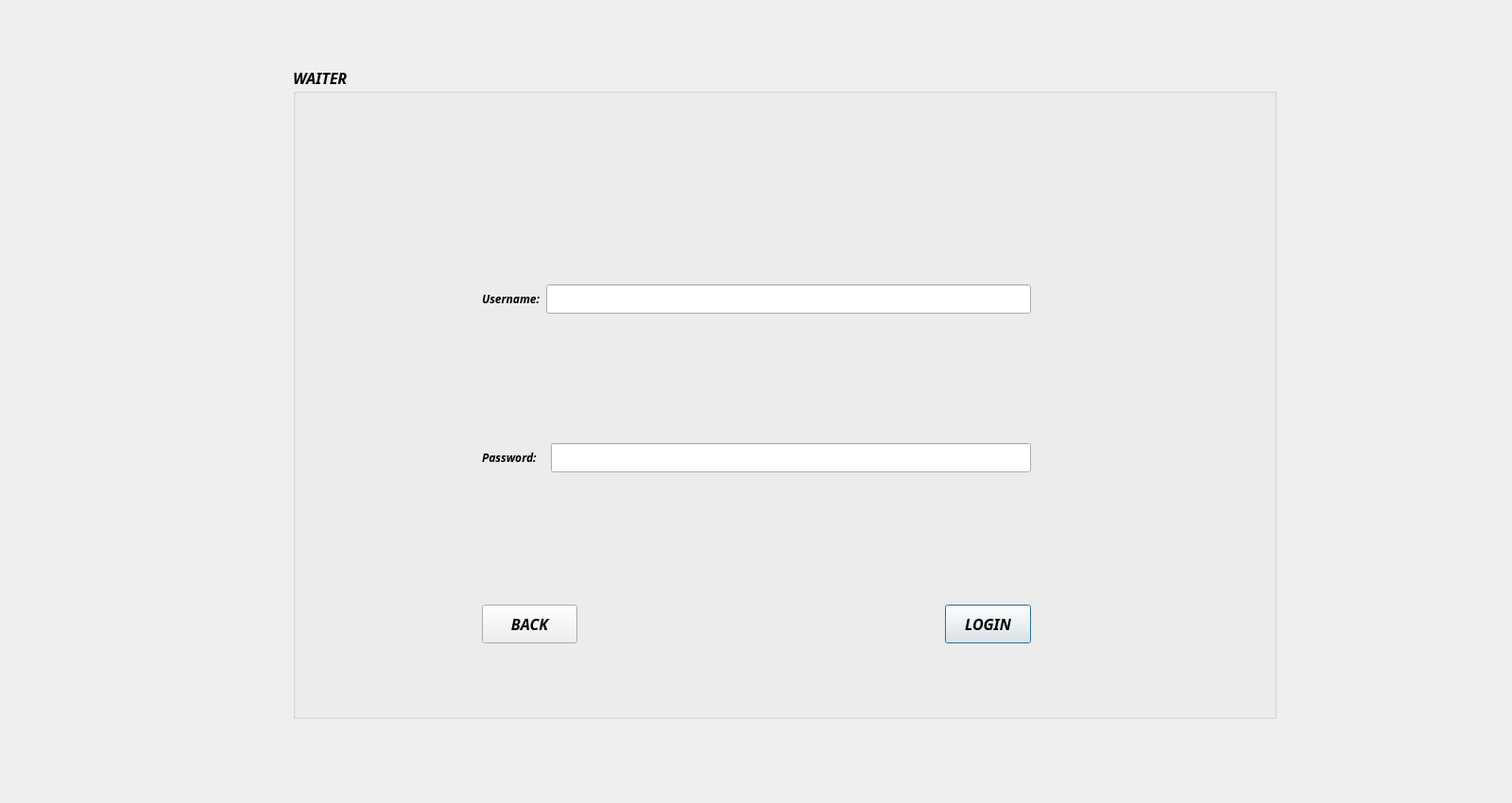
<?xml version="1.0" encoding="UTF-8"?>
<ui version="4.0">
 <class>Waiter_page</class>
 <widget class="QDialog" name="Waiter_page">
  <property name="geometry">
   <rect>
    <x>0</x>
    <y>0</y>
    <width>1600</width>
    <height>850</height>
   </rect>
  </property>
  <property name="windowTitle">
   <string>Dialog</string>
  </property>
  <property name="whatsThis">
   <string>&lt;html&gt;&lt;head/&gt;&lt;body&gt;&lt;p&gt;&lt;br/&gt;&lt;/p&gt;&lt;/body&gt;&lt;/html&gt;</string>
  </property>
  <widget class="QGroupBox" name="groupBox">
   <property name="geometry">
    <rect>
     <x>310</x>
     <y>70</y>
     <width>1041</width>
     <height>691</height>
    </rect>
   </property>
   <property name="font">
    <font>
     <family>Perpetua Titling MT</family>
     <pointsize>12</pointsize>
     <italic>true</italic>
     <bold>true</bold>
    </font>
   </property>
   <property name="title">
    <string>WAITER</string>
   </property>
   <widget class="QWidget" name="layoutWidget">
    <property name="geometry">
     <rect>
      <x>200</x>
      <y>100</y>
      <width>581</width>
      <height>461</height>
     </rect>
    </property>
    <layout class="QVBoxLayout" name="verticalLayout">
     <item>
      <layout class="QHBoxLayout" name="horizontalLayout_2">
       <item>
        <widget class="QLabel" name="lblResult">
         <property name="maximumSize">
          <size>
           <width>100</width>
           <height>16777215</height>
          </size>
         </property>
         <property name="font">
          <font>
           <family>Perpetua Titling MT</family>
           <pointsize>9</pointsize>
           <italic>true</italic>
           <bold>true</bold>
          </font>
         </property>
         <property name="text">
          <string>Username:</string>
         </property>
        </widget>
       </item>
       <item>
        <widget class="QLineEdit" name="Waiter_username_lineEdit"/>
       </item>
      </layout>
     </item>
     <item>
      <layout class="QHBoxLayout" name="horizontalLayout">
       <item>
        <widget class="QLabel" name="label_4">
         <property name="maximumSize">
          <size>
           <width>100</width>
           <height>16777215</height>
          </size>
         </property>
         <property name="font">
          <font>
           <family>Perpetua Titling MT</family>
           <pointsize>9</pointsize>
           <italic>true</italic>
           <bold>true</bold>
          </font>
         </property>
         <property name="text">
          <string>Password:   </string>
         </property>
        </widget>
       </item>
       <item>
        <widget class="QLineEdit" name="Waiter_pass_lineEdit">
         <property name="echoMode">
          <enum>QLineEdit::Password</enum>
         </property>
        </widget>
       </item>
      </layout>
     </item>
    </layout>
   </widget>
   <widget class="QPushButton" name="Waiter_login_pushbutton">
    <property name="geometry">
     <rect>
      <x>690</x>
      <y>570</y>
      <width>91</width>
      <height>41</height>
     </rect>
    </property>
    <property name="text">
     <string>LOGIN</string>
    </property>
   </widget>
   <widget class="QPushButton" name="back_pushButton">
    <property name="geometry">
     <rect>
      <x>200</x>
      <y>570</y>
      <width>101</width>
      <height>41</height>
     </rect>
    </property>
    <property name="text">
     <string>BACK</string>
    </property>
   </widget>
  </widget>
 </widget>
 <resources/>
 <connections/>
</ui>
